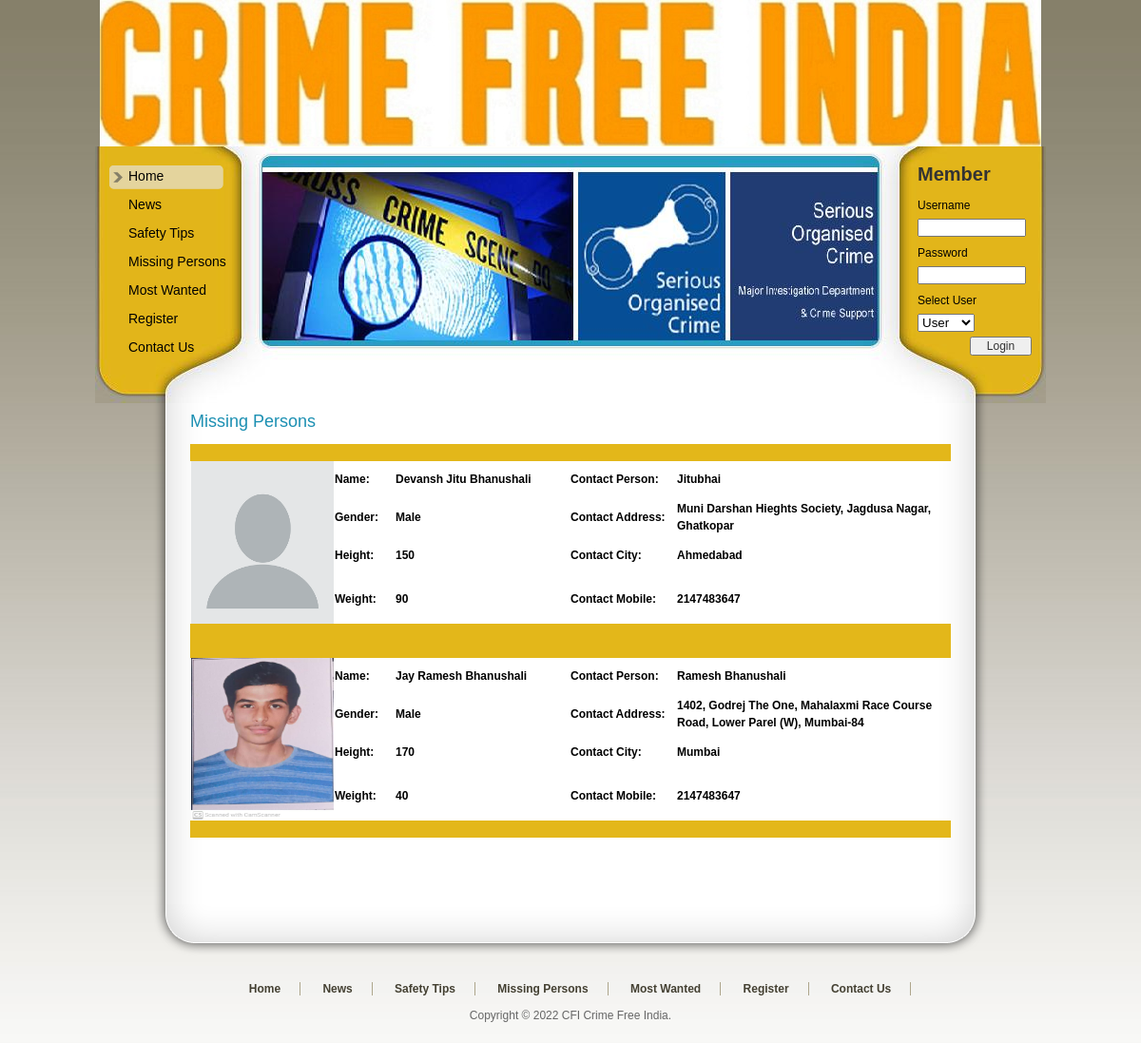
The page /Missing.php on the database its author committed.
### tables this page shows
CREATE TABLE IF NOT EXISTS `missingperson_tbl` (
  `Person_Id` int(11) NOT NULL AUTO_INCREMENT,
  `First_Name` varchar(20) NOT NULL,
  `Middle_Name` varchar(20) NOT NULL,
  `Last_Name` varchar(20) NOT NULL,
  `Gender` varchar(10) NOT NULL,
  `Birth_Date` date NOT NULL,
  `Weight` int(11) NOT NULL,
  `Height` float NOT NULL,
  `Contact_Person` varchar(20) NOT NULL,
  `Contact_Address` varchar(100) NOT NULL,
  `Contact_City` varchar(20) NOT NULL,
  `Contact_Mobile` int(11) NOT NULL,
  `Photo` varchar(100) NOT NULL,
  `Station_Name` varchar(50) NOT NULL,
  PRIMARY KEY (`Person_Id`)
);

### Missing.php (the view, shortened to what this page needs)
<!DOCTYPE html PUBLIC "-//W3C//DTD XHTML 1.0 Transitional//EN" "http://www.w3.org/TR/xhtml1/DTD/xhtml1-transitional.dtd">
<html xmlns="http://www.w3.org/1999/xhtml">
<head>
<link href="templatemo_style.css" rel="stylesheet" type="text/css" />
</head>
<body>
<div id="templatemo_wrapper">
   <?php
   include "Header.php"
   ?>
    <div id="templatemo_content">
    	<div class="section_w800">
           <h2>Missing Persons</h2>
               <?php
$con = mysql_connect("localhost","root",);
$sql = "select * from missingperson_tbl order by Station_Name";
$result = mysql_query($sql,$con);
while($row = mysql_fetch_array($result))
{
$Name=$row['First_Name']." ".$row['Middle_Name']." ".$row['Last_Name'];
$Gender =$row['Gender'];
$Height =$row['Height'];
$Weight=$row['Weight'];
$Contact_Person =$row['Contact_Person'];
$Contact_Address  =$row['Contact_Address'];
$Contact_City  =$row['Contact_City'];
$Contact_Mobile=$row['Contact_Mobile'];
$Photo =$row['Photo'];
?>
           <table width="100%" border="0" cellspacing="0" cellpadding="0">
             <tr>
               <td colspan="5" bgcolor="#E3B71A">&nbsp;</td>
             </tr>
             <tr>
               <td width="19%" rowspan="4" align="center" valign="top"><strong><img src="Documents/<?php echo $Photo;?>" alt="" width="150" height="171" border="5" /></strong></td>
               <td width="8%" height="38"><span class="style3"><strong>Name:</strong></span></td>
               <td width="23%"><span class="style3"><strong><?php echo $Name;?></strong></span></td>
               <td width="14%"><span class="style3"><strong>Contact Person:</strong></span></td>
               <td width="36%"><span class="style3"><strong><?php echo $Contact_Person;?></strong></span></td>
             </tr>
             <tr>
               <td height="41"><span class="style3"><strong>Gender:</strong></span></td>
               <td><span class="style3"><strong><?php echo $Gender;?></strong></span></td>
               <td><span class="style3"><strong>Contact Address:</strong></span></td>
               <td><span class="style3"><strong><?php echo $Contact_Address;?></strong></span></td>
             </tr>
             <tr>
               <td height="40"><span class="style3"><strong>Height:</strong></span></td>
               <td><span class="style3"><strong><?php echo $Height;?></strong></span></td>
               <td><span class="style3"><strong>Contact City:</strong></span></td>
               <td><span class="style3"><strong><?php echo $Contact_City;?></strong></span></td>
             </tr>
             <tr>
               <td height="52"><span class="style3"><strong>Weight:</strong></span></td>
               <td><span class="style3"><strong><?php echo $Weight;?></strong></span></td>
               <td><span class="style3"><strong>Contact Mobile:</strong></span></td>
               <td><span class="style3"><strong><?php echo $Contact_Mobile;?></strong></span></td>
             </tr>
             <tr>
               <td colspan="5" bgcolor="#E3B71A">&nbsp;</td>
             </tr>
           </table>
           <?php
}
?>
           <p>&nbsp;</p>
           <p>&nbsp;</p>
      </div>
    </div>
   <?php
   include "Footer.php";
   ?>
</div>
</body>
</html>

### Header.php (shortened to what this page needs)
<div id="templatemo_header_bar">
    </div>
<div id="templatemo_banner">
        <div id="templatemo_menu">
            <ul>
                <li><a href="Index.php" class="current">Home</a></li>
                <li><a href="News.php">News</a></li>
                <li><a href="Tips.php">Safety Tips</a></li>
                <li><a href="Missing.php">Missing Persons</a></li>
                <li><a href="Wanted.php">Most Wanted</a></li>
                <li><a href="Register.php">Register</a></li>
                <li><a href="Contact.php">Contact Us</a></li>
            </ul>
        </div>
        <div id="templatemo_slider">
        </div>
        <div id="login">
            <h2>Member</h2>
            <form action="login.php" method="post">
                <label><span class="style1">Username</span></label>
                <input type="text" value="" name="username" size="10" class="input_field" title="username" />
                <label><span class="style1">Password</span></label>
                <input type="password" value="" name="password" class="input_field" title="password" />
                <label><span class="style1">Select User</span></label>
                <label>
                <select name="cmbUser" id="cmbUser">
                  <option>User</option>
                </select>
                </label>
                <input type="submit" name="login" value="Login" alt="login" id="submit_btn" title="Login" />
          </form>
  </div>
</div>

### Footer.php
<div id="templatemo_content_bottom"></div>
<div id="templatemo_footer">
       	<ul class="footer_menu">
               <li><a href="Index.php" class="current">Home</a></li>
               <li><a href="News.php">News</a></li>
               <li><a href="Tips.php">Safety Tips</a></li>
               <li><a href="Missing.php">Missing Persons</a></li>
               <li><a href="Wanted.php">Most Wanted</a></li>
               <li><a href="Register.php">Register</a></li>
               <li><a href="Contact.php">Contact Us</a></li>
           </ul>
           Copyright © 2022 CFI Crime Free India.<br>
		</div>

### templatemo_style.css (style rules this page uses)
body { margin: 0; padding: 0; line-height: 1.5em; font-family: Arial, Helvetica, sans-serif; font-size: 12px; color: #666; background: #666 url(images/templatemo_body.jpg) repeat-x top; }
a:link, a:visited { color: #0099CC; text-decoration: none; font-weight: normal; }
p { margin: 0px; padding: 0px; line-height:35px; }
img { margin: 0px; padding: 0px; border: none; }
h2 { margin: 0 0 5px 0; padding: 10px 0; font-size: 24px; font-weight: normal; color: #1b8fb2; }
#templatemo_wrapper { width: 1000px; margin: 0 auto; }
#templatemo_header_bar { width: 650px; height: 134px; padding: 10px 175px; overflow: hidden; background: url(images/jay.jpg) top no-repeat; }
#templatemo_banner { clear: both; width: 990px; height: 200px; padding: 10px 5px 60px 5px; overflow: hidden; background: url(images/templatemo_banner.jpg) no-repeat; }
#templatemo_menu { float: left; width: 140px; padding: 10px 0 0 10px; margin-right: 20px; }
#templatemo_menu ul { margin: 0px; padding: 0px; list-style: none; }
#templatemo_menu ul li { padding: 0px; margin: 0px; }
#templatemo_menu ul li a { display: block; height: 23px; padding: 2px 0 0 20px; margin-bottom: 5px; font-size: 14px; text-decoration: none; color: #000000; font-weight: normal; outline: none; }
#templatemo_menu li a:hover, #templatemo_menu li .current { background: url(images/templatemo_menu_hover.png) no-repeat left center; }
#templatemo_slider { float: left; width: 650px; height: 200px; margin-right: 40px; }
#templatemo_banner #login { float: left; width: 120px; }
#login h2 { font-size: 20px; font-weight: bold; color: #333; }
#login form { float: right; width: 120px; margin: 0; padding: 0; }
#login form label { display: block; margin-bottom: 5px; }
.input_field { height: 15px; width: 100px; padding: 0 5px; margin-bottom: 8px; color: #000000; font-size: 12px; font-variant: normal; line-height: normal; }
#submit_btn { float: right; height: 20px; width: 65px; margin: 0px; cursor: pointer; font-size: 12px; text-align: center; vertical-align: bottom; white-space: pre; color: #333; outline: none; }
#templatemo_content { clear: both; width: 800px; padding: 0 100px; background: url(images/templatemo_content_middle.png) repeat-y center; }
#templatemo_content_bottom { width: 1000px; height: 60px; background: url(images/templatemo_content_bottom.png) no-repeat; }
#templatemo_content h2 { font-size: 18px; }
.section_w800 { clear: both; width: 800px; }
#templatemo_footer { width: 970px; padding: 20px 10px; margin: 0 auto; text-align: center; color: #666; }
#templatemo_footer a { font-weight: bold; color: #444032; }
#templatemo_footer .footer_menu { margin: 0 0 10px 0; padding: 0px; list-style: none; }
.footer_menu li { margin: 0px; padding: 0 20px; display: inline; border-right: 1px solid #aea68c; }
.footer_menu li a { color: #ffffff; }

### rows shown on the page
missingperson_tbl: Photo (placeholder picture), Name "Devansh Jitu Bhanushali", Contact_Person "Jitubhai", Gender "Male", Contact_Address "Muni Darshan Hieghts Society, Jagdusa Nagar, Ghatkopar", Height "150", Contact_City "Ahmedabad", Weight "90", Contact_Mobile "2147483647"
missingperson_tbl: Photo (picture), Name "Jay Ramesh Bhanushali", Contact_Person "Ramesh Bhanushali", Gender "Male", Contact_Address "1402, Godrej The One, Mahalaxmi Race Course Road, Lower Parel (W), Mumbai-84", Height "170", Contact_City "Mumbai", Weight "40", Contact_Mobile "2147483647"
